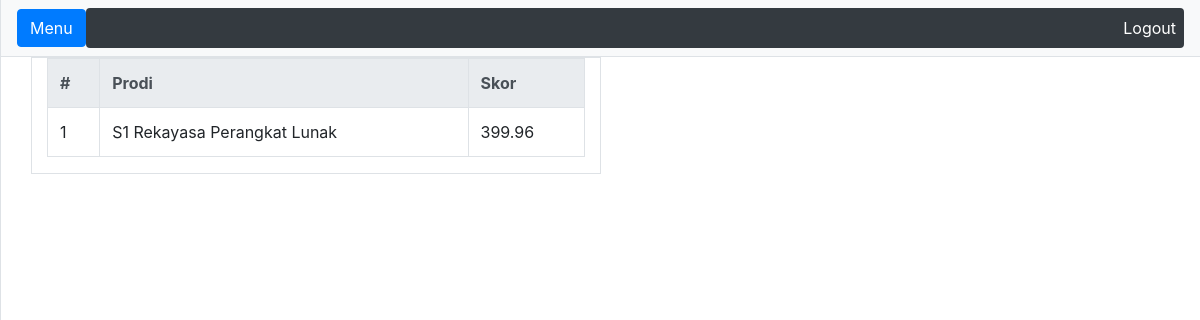
/akreditasi (signed in), run on an earlier commit of the app's database.
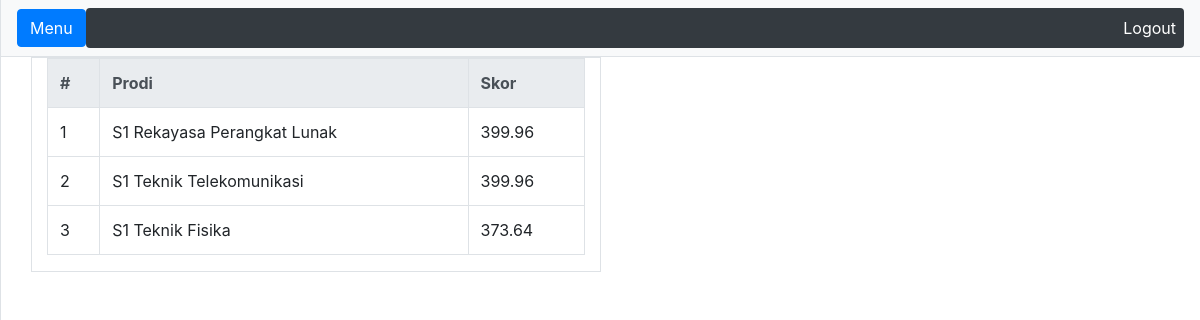
And on a later commit of the database.
### flask_app.py (models this page shows, shortened)
class Skor(db.Model):
    id_skor = db.Column(db.Integer, primary_key=True, autoincrement=True)
    prodinya = db.Column(db.String(30), nullable=True)
    skor = db.Column(db.Integer)

### flask_app.py (the view)
@app.route("/akreditasi")
def akreditasi():
    if "status" in session:
        if session["status"] == "active":
            username = session["username"]
            skor = Skor.query.all()
            length = len(skor)
            return render_template("akreditasi.html", skor=skor, length=length, username=username)
        else:
            flash("You are not logged in yet")
            return redirect(url_for("login"))
    else:
        session["status"] = "inactive"
        flash("You are not logged in yet")
        return redirect(url_for("login"))

### templates/akreditasi.html (shortened to what this page needs)
{% extends "base.html" %}
{% block content %}
<div class="container-fluid">
    <div class="col-lg-6 col-xs-12 table table-bordered">
        <table class="table table-stripped">
            <tr class="thead-light">
                <th>#</th>
                <th>Prodi</th>
                <th>Skor</th>
            </tr>
            {% for x in range(length): %}
            <tr>
                <td>{{x+1}}</td>
                <td>{{skor[x].prodinya}}</td>
                <td>{{skor[x].skor}}</td>
            </tr>
            {% endfor %}
        </table>
    </div>
</div>
{% endblock %}

### templates/base.html (shortened to what this page needs)
<!DOCTYPE html>
<html lang="en">
<head>
    <link rel="stylesheet" href="https://stackpath.bootstrapcdn.com/bootstrap/4.4.1/css/bootstrap.min.css">
    <link rel="stylesheet" href="{{ url_for('static', filename='css/simple-sidebar.css') }}">
    <link rel="stylesheet" href="{% block css %}{% endblock %}">
</head>
<body>
    <div class="d-flex" id="wrapper">
    <div id="page-content-wrapper">
      <nav class="navbar navbar-expand-lg navbar-light bg-light border-bottom">
          {% if username: %}
            <button class="btn btn-primary" id="menu-toggle" >Menu</button>
          {% endif %}
        <div class="rounded collapse navbar-collapse bg-dark" id="navbarSupportedContent">
          <ul class="navbar-nav ml-auto mt-2 mt-lg-0">
            {% if username: %}
              <li class="nav-item active">
                <a style="color:white" class="nav-link" href="/logout">Logout <span class="sr-only">(current)</span></a>
              </li>
            {% endif %}
          </ul>
        </div>
      </nav>
        <div class="container-fluid">
            {% block content %}{% endblock %}
        </div>
    </div>
  </div>
</body>
</html>

### static/css/simple-sidebar.css (style rules this page uses)
body { overflow-x: hidden; }
#page-content-wrapper { min-width: 100vw; }
@media (min-width: 768px) { #page-content-wrapper { min-width: 0; width: 100%; } }

What changed in the data, as far as the page shows it:
added Skor: prodinya "S1 Teknik Telekomunikasi", skor "399.96"
added Skor: prodinya "S1 Teknik Fisika", skor "373.64"
Also different on the page:
new list line: "2"
new list line: "3"
